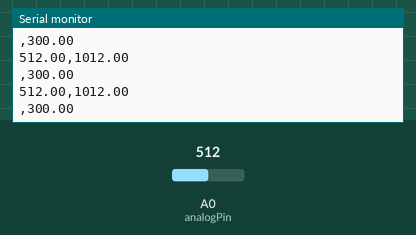
The sketch below on a simulated Arduino Uno, built with avr-gcc and run on an emulated ATmega328P. On the bench: the last lines printed to the serial monitor. The inputs (shaded band) are chosen by the test bench; at power-on: A0 (analogPin) = 512.

Above: at 2.7 s.
2.8 s: A0 (analogPin) set to 520
At 3.7 s:
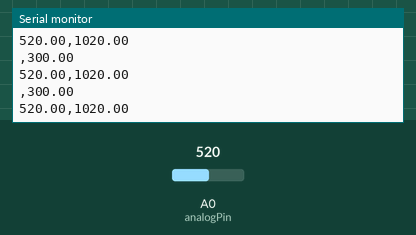
4.3 s: A0 (analogPin) set to 542
At 4.9 s:
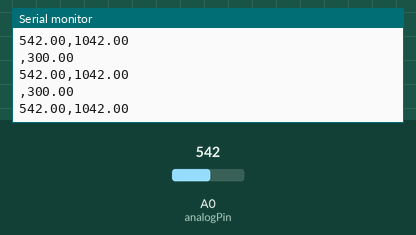
5.8 s: A0 (analogPin) set to 515
At 6.8 s:
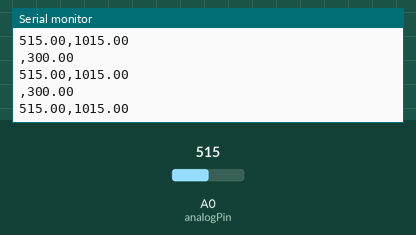
7.3 s: A0 (analogPin) set to 481
At 8.3 s:
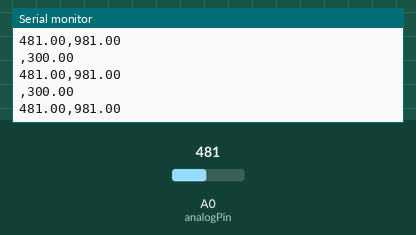
Timing chart, 0 to 9.8 s (numbered marks = the images above; inputs shaded):
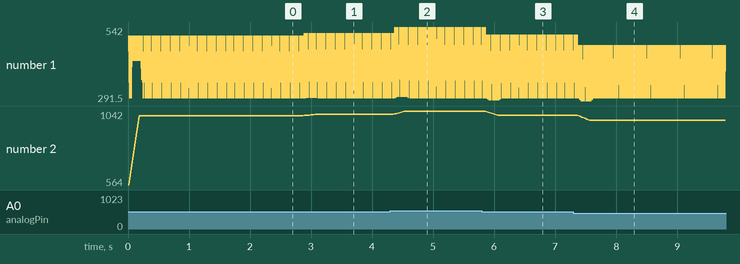

The sketch:

ppgread.ino
```cpp
// Declaring the input pin where the sensor is connected
int analogPin=A0;

void setup() {
  // put your setup code here, to run once:
  Serial.begin(9600);
}

void loop() {
  // put your main code here, to run repeatedly:

  // Declaring the arrays of input, moving average and difference filters
  float x[500],y[500],z[500];

  // Window size for moving average
  int L=8;

  // Running for all 500 samples
  for(int i=0; i<500; i++){

    // Reading the sensor
    x[i] = analogRead(analogPin);
    delay(10);

    // Moving Average and Difference
    y[i]=0;
    for(int j=0;j<L;j++)
    {
      if(i-j>=0)
        y[i]+=x[i-j];
    }
    if(i==0 || i==1)
      z[i]=0;
    else
      z[i]=y[i]-y[i-2];

    // Showing all the signals
    Serial.print(x[i]);
    Serial.print(",");
    Serial.println((y[i]/L)+500);
    Serial.print(",");
    Serial.println((z[i]/L)+300);
  }

}
```

Measured:
- after the input at 2.8 s, the serial monitor: prints a new line after 0.09 s (image 1)
- after the input at 4.3 s, the serial monitor: prints a new line after 0.07 s (image 2)
- after the input at 5.8 s, the serial monitor: prints a new line after 0.08 s (image 3)
- after the input at 7.3 s, the serial monitor: prints a new line after 0.09 s (image 4)
- plotted number 1: 512 → 520 after the input at 2.8 s, 300 → 515 after the input at 5.8 s, 515 → 481 after the input at 7.3 s
- plotted number 2: 1012 → 1020 after the input at 2.8 s, 1020 → 1042 after the input at 4.3 s, 1015 → 981 after the input at 7.3 s
